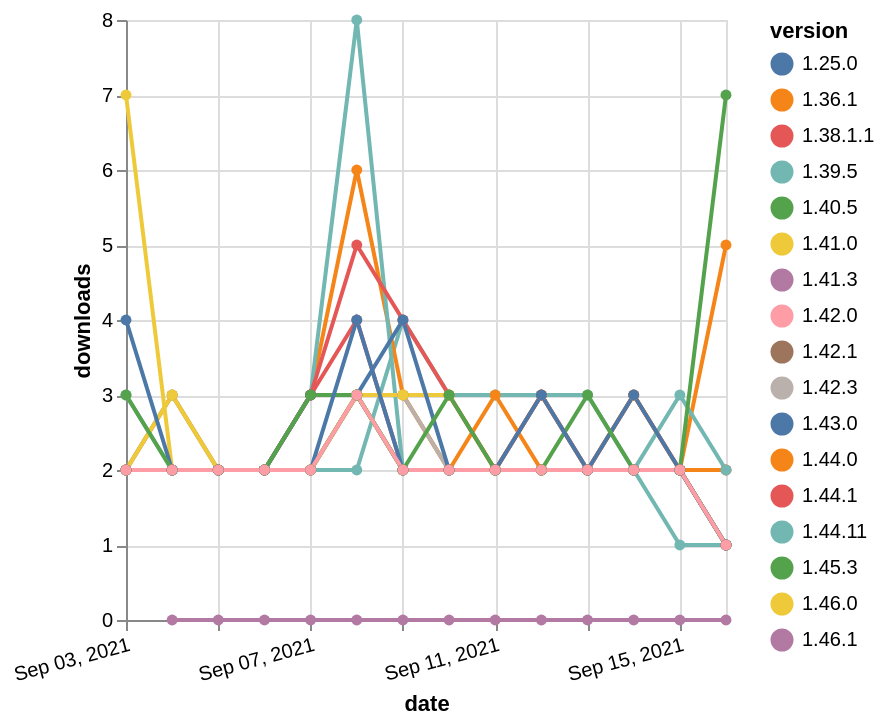

The Vega-Lite source for this figure:
### Vega-Lite specification from a JSON file in a GitHub repository (floating-point values rounded to 4 significant figures; data arrays with more than 128 entries replaced by an {"elided": "..."} marker saying what was removed)
{"$schema": "https://vega.github.io/schema/vega-lite/v5.json", "description": "A simple bar chart with embedded data.", "data": {"values": {"elided": "237 records"}}, "width": "container", "mark": {"type": "line", "point": {"filled": true}}, "encoding": {"x": {"field": "date", "type": "temporal", "timeUnit": "yearmonthdate", "title": "date", "axis": {"labelAngle": -15}}, "y": {"field": "delta", "type": "quantitative", "title": "downloads"}, "color": {"field": "version", "type": "nominal"}, "tooltip": {"field": "delta"}}}
